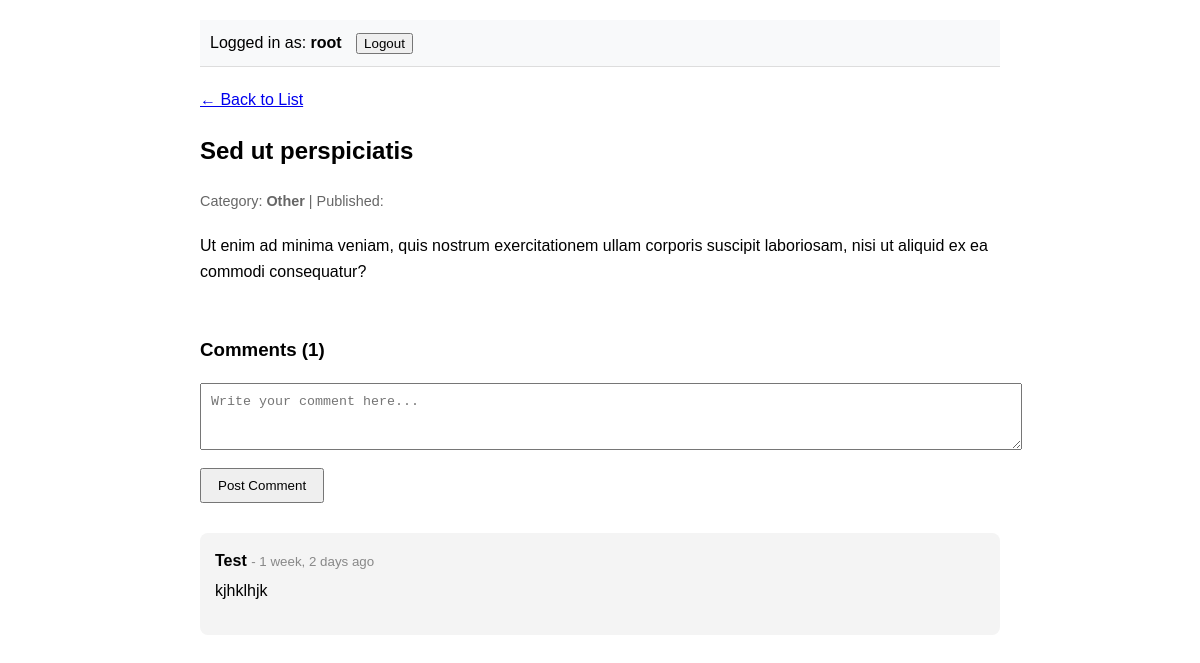
/articles/1 (signed in), run on the app's committed database.
### blog/models.py (models this page shows, shortened)
class Article(models.Model):
    id = models.AutoField(primary_key=True)
    title = models.CharField(max_length=255)
    content = models.TextField()
    publish_date = models.DateTimeField(auto_now_add=True)
    category = models.ForeignKey(
        Category, on_delete=models.CASCADE, related_name="articles"
    )

class Category(models.Model):
    id = models.AutoField(primary_key=True)
    name = models.CharField(max_length=255)
    description = models.TextField()

class Comment(models.Model):
    id = models.AutoField(primary_key=True)
    text = models.TextField()
    posted_at = models.DateTimeField(auto_now_add=True)
    author = models.ForeignKey(User, on_delete=models.CASCADE)
    article = models.ForeignKey(
        Article, on_delete=models.CASCADE, related_name="comments"
    )

### blog/views.py (the view)
# urls.py: path("articles/<int:article_id>", views.article_details, name="article_details"),
def article_details(request, article_id):
    article = Article.objects.filter(id=article_id).first()
    comments = article.comments.all().order_by("-posted_at")
    if request.method == "POST":
        if not request.user.is_authenticated:
            return redirect("login")
        form = CommentForm(request.POST)
        if form.is_valid():
            comment = form.save(commit=False)
            comment.article = article
            comment.author = request.user
            comment.save()
            return redirect("article_details", article_id=article.id)
    else:
        form = CommentForm()
    return render(
        request,
        "article_details.html",
        {"article": article, "comments": comments, "form": form},
    )

### blog/forms.py
class CommentForm(forms.ModelForm):
    class Meta:
        model = Comment
        fields = ["text"]
        widgets = {
            "text": forms.Textarea(
                attrs={
                    "placeholder": "Write your comment here...",
                    "rows": 3,
                    "style": "width: 100%; padding: 10px;",
                }
            ),
        }

### blog/templates/article_details.html (shortened to what this page needs)
{% extends 'base.html' %}
{% block content %}
<a href="{% url 'article_list' %}">← Back to List</a>
<article>
  <h1>{{ article.title }}</h1>
  <div class="meta">
    <span>Category: <strong>{{ article.category.name }}</strong></span> |
    <span>Published: {{ article.pub_date|date:"F j, Y" }}</span>
  </div>
  <div class="content" style="margin-top: 20px">
    {{ article.content|linebreaks }}
  </div>
</article>
<section style="margin-top: 50px;">
  <h3>Comments ({{ comments.count }})</h3>
  {% if user.is_authenticated %}
      <form method="post" style="margin-bottom: 30px;">
          {{ form.text }}
          <br>
          <button type="submit" style="margin-top: 10px; padding: 8px 16px;">Post Comment</button>
      </form>
  {% else %}
      <p><em>Please <a href="{% url 'login' %}">log in</a> to leave a comment.</em></p>
  {% endif %}
  {% for comment in comments %}
      <div style="background: #f4f4f4; padding: 15px; border-radius: 8px; margin-bottom: 10px; position: relative;">
          <p style="margin: 0;"><strong>{{ comment.author.username }}</strong>
             <small style="color: #888;">- {{ comment.posted_at|timesince }} ago</small>
          </p>
          <p style="margin-top: 5px;">{{ comment.text }}</p>
      </div>
  {% empty %}
      <p>No comments yet.</p>
  {% endfor %}
</section>
{% endblock %}

### blog/templates/base.html (shortened to what this page needs)
<!doctype html>
<html lang="en">
  <head>
  </head>
  <body>
    <header class="header">
      {% if user.is_authenticated %}
        <span>
          Logged in as: <strong>{{user.username}}</strong>
        </span>
        <form action="{% url 'logout' %}" method="post" style="display: inline; margin-left: 10px;">
          <button type="submit">Logout</button>
        </form>
      {% else %}
      <a href="{% url 'login' %}">Login</a> |
      <a href="{% url 'signup' %}">Sign Up</a>
      {% endif %}
    </header>
    <main>{% block content %} {% endblock %}</main>
  </body>
</html>

### blog/templates/base.html (style rules this page uses)
body { font-family: sans-serif; line-height: 1.6; max-width: 800px; margin: 0 auto; padding: 20px; }
button { cursor: pointer; }
.meta { color: #666; font-size: 0.9em; }
.header { background: #f8f9fa; padding: 10px; margin-bottom: 20px; border-bottom: 1px solid #ddd; }

### data on the page
Article: title "Sed ut perspiciatis", category.name "Other", content "Ut enim ad minima veniam, quis nostrum exercitationem ullam corporis suscipit laboriosam, nisi ut aliquid ex ea commodi consequatur?"
Comment: author.username "Test", posted_at "1 week, 2 days", text "kjhklhjk"

### other printed values
{{ user.username }} "root"
{{ comments.count }} "1"
